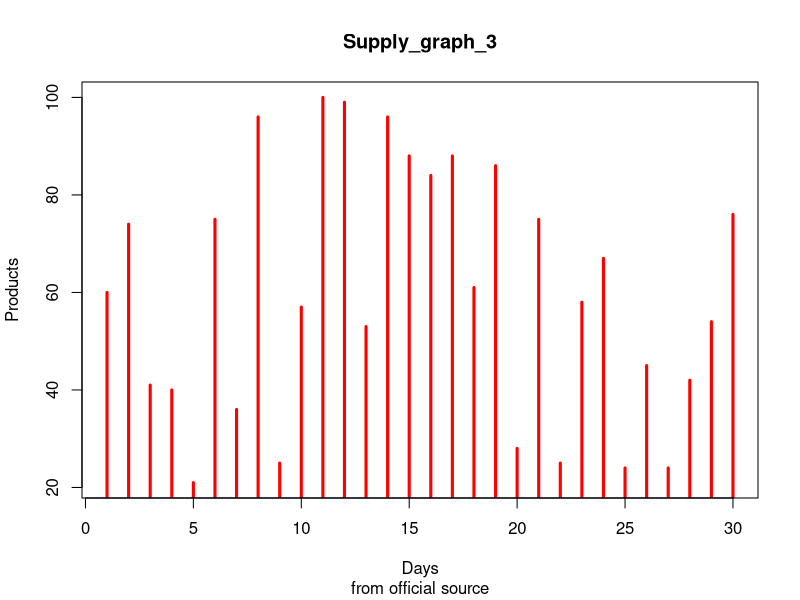

This chart was generated by the following R code:
options(device="windows")
generate.supply <- function(n=30, min=20, max=100){
  return (sample(x = min:max, size = n, replace=TRUE))
}

# plot(generate.supply(),
#      fg = "yellow",
#      col="blue",
#      cex=2,
#      pch=23,
#      bg="grey",
#      type="b",
#      lwd=2,
#      main="Supply_graph_1",
#      xlab = "Days",
#      ylab = "Products"
#      sub = "from official source")

# plot(generate.supply(),
#      fg = "pink",
#      col="green",
#      pch=8,
#      type="h",
#      lwd=5,
#      main="Supply_graph_2",
#      xlab = "Days",
#      ylab = "Products",
#      sub = "from official source")

plot(generate.supply(),
     fg = "black",
     col="red",
     pch=23,
     type="h",
     lwd=3,
     main="Supply_graph_3",
     xlab = "Days",
     ylab = "Products",
     sub = "from official source")
